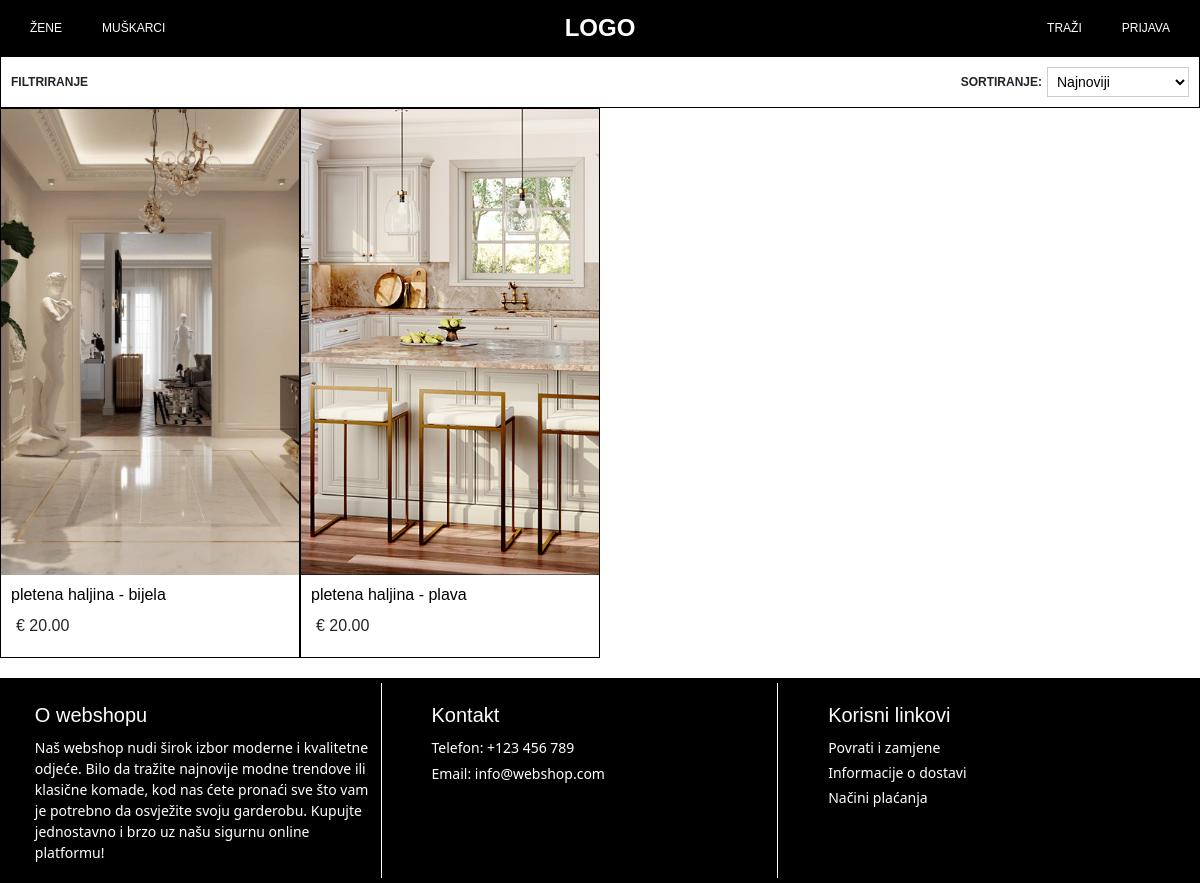
Screenshot of /webshop/female/dresses/ with the database file from the repository.
### webshop/models.py (models this page shows, shortened)
class ProductVariation(models.Model):
    product = models.ForeignKey(Product, on_delete=models.CASCADE, related_name='variations')
    main_image = models.ImageField(upload_to='products/', blank=True, null=True)
    color = models.ForeignKey(Color, on_delete=models.CASCADE)
    sizes = models.ManyToManyField(Size, through='ProductVariationSize')

class Product(models.Model):
    category = models.ForeignKey(Category, on_delete=models.CASCADE)
    subcategory = models.ForeignKey(SubCategory, on_delete=models.CASCADE)
    name = models.CharField(max_length=255)
    slug = models.SlugField(unique=False, blank=True, null=True)
    price = models.DecimalField(max_digits=10, decimal_places=2)
    details = models.TextField()
    composition = models.TextField()
    origin = models.CharField(max_length=255)
    care_instructions = models.TextField()
    created_at = models.DateTimeField(default=timezone.now)
    reference_number = models.CharField(max_length=100, unique=False, default=uuid.uuid4, editable=False)

class Color(models.Model):
    name = models.CharField(max_length=100)

### webshop/views.py (the view)
# urls.py: path('<slug:category_name>/<slug:subcategory_name>/', views.articles_display_view, name='articles_display'),
def articles_display_view(request, category_name, subcategory_name):
    category = get_object_or_404(Category, slug=category_name)
    subcategory = get_object_or_404(SubCategory, slug=subcategory_name, category=category)
    products = Product.objects.filter(subcategory=subcategory).prefetch_related(
        'variations__images'
    )
    context = {
        'category_name': category_name,
        'subcategory_name': subcategory_name,
        'products': products
    }
    return render(request, 'webshop/articles_display.html', context)

### webshop/templates/webshop/articles_display.html (shortened to what this page needs)
{% extends 'webshop/base.html' %}
{% load static %}
{% block extra_css %}
<link rel="stylesheet" href="{% static 'webshop/css/articles_display.css' %}">
{% endblock %}
{% block content %}
<div class ="sticky-header2">
  <div class="filter-sorting-container">
    <div>
      <h4>FILTRIRANJE</h4>
    </div>
    <div class = "sorting">
      <h4>SORTIRANJE: </h4>
      <form method="GET" action="{% url 'webshop:sort_articles' category_name subcategory_name %}">
        <select name="sort" onchange="this.form.submit()">
          <option value="newest" {% if request.GET.sort == 'newest' %}selected{% endif %}>Najnoviji</option>
        </select>
    </form>
    </div>
  </div>
</div>
<div class="articles-container">
  {% for product in products %}
    {% for variation in product.variations.all %}
      <div class="article">
        <div class="article-image-wrapper">
            <a href="{% url 'webshop:articles_details' category_name subcategory_name product.slug %}">
                <img src="{{ variation.main_image.url }}" alt="{{ product.name }}" class="main-image">
            </a>
        </div>
        <div class="article-info">
          <a href="{% url 'webshop:articles_details' category_name subcategory_name product.slug %}">
            <h2>{{ product.name }} - {{ variation.color.name }}</h2>
          </a>
          <p class="price">€ {{ product.price }}</p>
        </div>
      </div>
    {% endfor %}
  {% endfor %}
</div>
{% endblock %}

### webshop/static/webshop/css/base.css (style rules this page uses)
body { font-family: Arial, sans-serif; margin: 0; padding: 0; height: 100%; background-color: white; display: flex; flex-direction: column; min-height: 100vh; }

### webshop/static/webshop/css/articles_display.css (style rules this page uses)
.sticky-header2 { position: sticky; left: 0; width: 100%; top: 56px; z-index: 1000; }
.filter-sorting-container { display: flex; justify-content: space-between; align-items: center; padding: 10px; background-color: white; border: 1px solid black; z-index: 1000; }
.filter-sorting-container h4 { font-size: 12px; font-weight: bold; margin: 0; }
.filter-sorting-container select { font-size: 14px; padding: 5px; border: 1px solid #ccc; background-color: #fff; cursor: pointer; }
.filter-sorting-container option { font-size: 14px; padding: 5px; }
.sorting { display: flex; align-items: center; text-align: center; gap: 5px; }
.articles-container { display: flex; flex-wrap: wrap; margin-bottom: 20px; }
.article { width: 25%; height: 550px; border: 1px solid black; }
.article-image-wrapper { position: relative; height: 85%; overflow: hidden; }
.article-image-wrapper a img { position: relative; height: 100%; overflow: hidden; }
.main-image { width: 100%; object-fit: cover; }
.article-info h2 { padding: 10px; margin: 0; font-size: 16px; color: black; }
.article-info a { text-decoration: none; }
.article-info p { font-size: 16; margin-left: 15px; }

### rows the page displays
Product: name "pletena haljina", price "20.00"
ProductVariation: main_image (picture), color.name "bijela"
ProductVariation: main_image (picture), color.name "plava"
